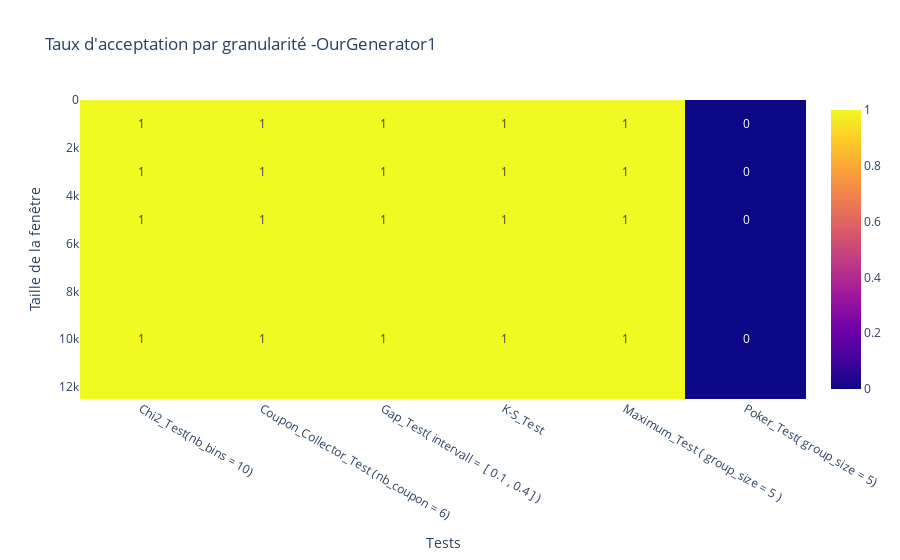

Notebook code cell kept with this figure:
### Markdown cell above
#

### Code cell
res_ogen.plot_heatmap_acceptance()

### Figure 1 — Plotly figure (JSON) as saved in the notebook; plotly's stock layout.template omitted (floating-point values rounded to 4 significant figures)
{"data": [{"coloraxis": "coloraxis", "hovertemplate": "Test: %{x}<br>window_size: %{y}<br>color: %{z}<extra></extra>", "name": "0", "texttemplate": "%{z}", "type": "heatmap", "x": ["Chi2_Test(nb_bins = 10)", "Coupon_Collector_Test (nb_coupon = 6)", "Gap_Test( intervall =  [ 0.1 , 0.4 ] )", "K-S_Test", "Maximum_Test ( group_size = 5 )", "Poker_Test( group_size = 5)"], "xaxis": "x", "y": [1000, 3000, 5000, 10000], "yaxis": "y", "z": [[1.0, 1.0, 1.0, 1.0, 1.0, 0.0], [1.0, 1.0, 1.0, 1.0, 1.0, 0.0], [1.0, 1.0, 1.0, 1.0, 1.0, 0.0], [1.0, 1.0, 1.0, 1.0, 1.0, 0.0]]}], "layout": {"coloraxis": {"colorscale": [[0, "#0d0887"], [0.1111, "#46039f"], [0.2222, "#7201a8"], [0.3333, "#9c179e"], [0.4444, "#bd3786"], [0.5556, "#d8576b"], [0.6667, "#ed7953"], [0.7778, "#fb9f3a"], [0.8889, "#fdca26"], [1, "#f0f921"]]}, "title": {"text": "Taux d'acceptation par granularité -OurGenerator1"}, "xaxis": {"anchor": "y", "domain": [0, 1], "title": {"text": "Tests"}}, "yaxis": {"anchor": "x", "autorange": "reversed", "domain": [0, 1], "title": {"text": "Taille de la fenêtre"}}}}
